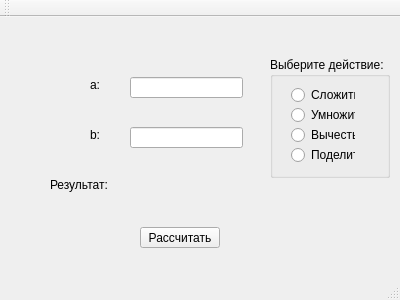
<?xml version="1.0" encoding="UTF-8"?>
<ui version="4.0">
 <class>MainWindow</class>
 <widget class="QMainWindow" name="MainWindow">
  <property name="geometry">
   <rect>
    <x>0</x>
    <y>0</y>
    <width>400</width>
    <height>300</height>
   </rect>
  </property>
  <property name="windowTitle">
   <string>MainWindow</string>
  </property>
  <widget class="QWidget" name="centralWidget">
   <widget class="QPushButton" name="pushButton">
    <property name="geometry">
     <rect>
      <x>140</x>
      <y>210</y>
      <width>80</width>
      <height>21</height>
     </rect>
    </property>
    <property name="text">
     <string>Рассчитать</string>
    </property>
   </widget>
   <widget class="QLineEdit" name="A">
    <property name="geometry">
     <rect>
      <x>130</x>
      <y>60</y>
      <width>113</width>
      <height>21</height>
     </rect>
    </property>
    <property name="text">
     <string/>
    </property>
   </widget>
   <widget class="QLabel" name="label_2">
    <property name="geometry">
     <rect>
      <x>90</x>
      <y>60</y>
      <width>21</width>
      <height>16</height>
     </rect>
    </property>
    <property name="text">
     <string>a:</string>
    </property>
   </widget>
   <widget class="QLabel" name="label_3">
    <property name="geometry">
     <rect>
      <x>90</x>
      <y>110</y>
      <width>21</width>
      <height>16</height>
     </rect>
    </property>
    <property name="text">
     <string>b:</string>
    </property>
   </widget>
   <widget class="QLineEdit" name="B">
    <property name="geometry">
     <rect>
      <x>130</x>
      <y>110</y>
      <width>113</width>
      <height>21</height>
     </rect>
    </property>
    <property name="text">
     <string/>
    </property>
   </widget>
   <widget class="QLabel" name="label">
    <property name="geometry">
     <rect>
      <x>50</x>
      <y>160</y>
      <width>61</width>
      <height>16</height>
     </rect>
    </property>
    <property name="text">
     <string>Результат:</string>
    </property>
   </widget>
   <widget class="QLabel" name="label_4">
    <property name="geometry">
     <rect>
      <x>140</x>
      <y>160</y>
      <width>101</width>
      <height>21</height>
     </rect>
    </property>
    <property name="text">
     <string/>
    </property>
   </widget>
   <widget class="QGroupBox" name="groupBox">
    <property name="geometry">
     <rect>
      <x>270</x>
      <y>40</y>
      <width>120</width>
      <height>121</height>
     </rect>
    </property>
    <property name="title">
     <string>Выберите действие:</string>
    </property>
    <widget class="QWidget" name="">
     <property name="geometry">
      <rect>
       <x>10</x>
       <y>20</y>
       <width>86</width>
       <height>96</height>
      </rect>
     </property>
     <layout class="QVBoxLayout" name="verticalLayout">
      <item>
       <widget class="QRadioButton" name="sumB">
        <property name="text">
         <string>Сложить</string>
        </property>
       </widget>
      </item>
      <item>
       <widget class="QRadioButton" name="UmnB">
        <property name="text">
         <string>Умножить</string>
        </property>
       </widget>
      </item>
      <item>
       <widget class="QRadioButton" name="MinusB">
        <property name="text">
         <string>Вычесть</string>
        </property>
       </widget>
      </item>
      <item>
       <widget class="QRadioButton" name="DelB">
        <property name="text">
         <string>Поделить</string>
        </property>
       </widget>
      </item>
     </layout>
    </widget>
   </widget>
  </widget>
  <widget class="QMenuBar" name="menuBar">
   <property name="geometry">
    <rect>
     <x>0</x>
     <y>0</y>
     <width>400</width>
     <height>20</height>
    </rect>
   </property>
  </widget>
  <widget class="QToolBar" name="mainToolBar">
   <attribute name="toolBarArea">
    <enum>TopToolBarArea</enum>
   </attribute>
   <attribute name="toolBarBreak">
    <bool>false</bool>
   </attribute>
  </widget>
  <widget class="QStatusBar" name="statusBar"/>
 </widget>
 <layoutdefault spacing="6" margin="11"/>
 <resources/>
 <connections/>
</ui>
